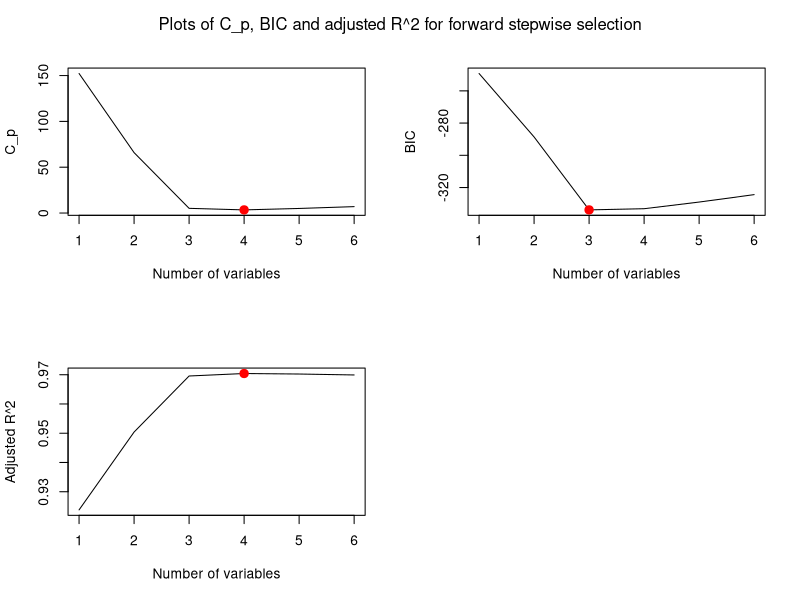
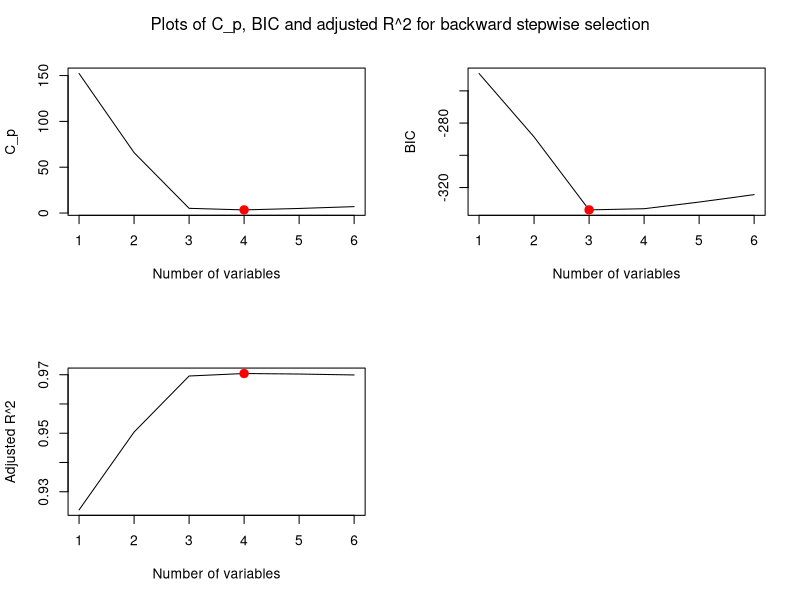
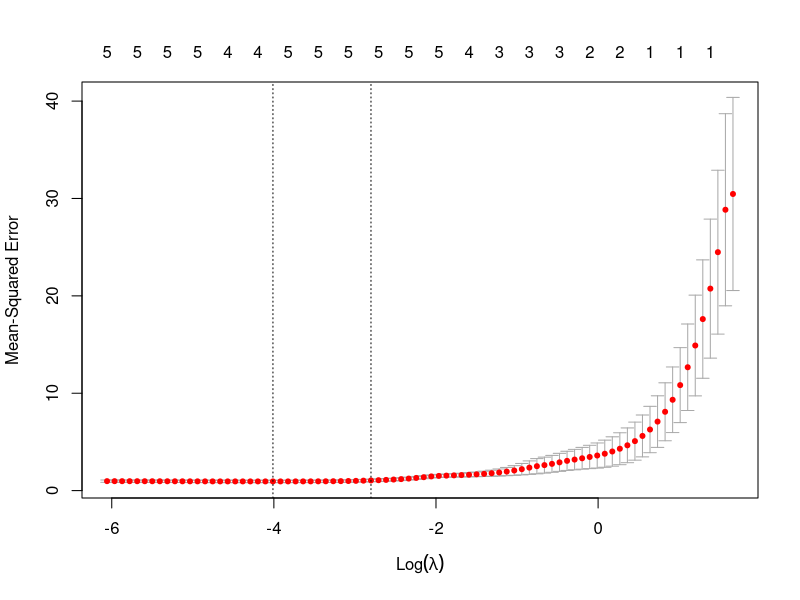

R code for these plots, in order:
# Assignment 4
# NAME: Omkar Pandit
# UT ID: oap338

####################### Question 2 ###########################
#Generating simulated data, and will then use this data to perform forward and backward feature selection, and lasso model.

#Question 2. Part a> Generate a predictor X of length n = 100, as well as a noise vector ?? of length n = 100.
# generate a response vector Y of length n = 100 according to the model Y = ??0 + ??1X + ??2X2 + ??3X3 + ??.
set.seed(1)
x <- rnorm(100)
epslon <- rnorm(100)

b0 <- 4
b1 <- 1.5
b2 <- 1
b3 <- -2.5
y <- b0 + b1 * x + b2 * x^2 + b3 * x^3 + epslon

#Question 2. Part b> Using forward stepwise selection and also using backwards stepwise selection to choose the best model containing the predictors X, X2, . . . , X6.
library(leaps)
data <- data.frame(y = y, x = x)
regfwd <- regsubsets(y ~ x + I(x^2) + I(x^3) + I(x^4) + I(x^5) + I(x^6), data = data, nvmax = 10, method = "forward")
reg.summary.fwd <- summary(regfwd)


par(mfrow = c(2, 2))
plot(reg.summary.fwd$cp, xlab = "Number of variables", ylab = "C_p", type = "l")
points(which.min(reg.summary.fwd$cp), reg.summary.fwd$cp[which.min(reg.summary.fwd$cp)], col = "red", cex = 2, pch = 20)
plot(reg.summary.fwd$bic, xlab = "Number of variables", ylab = "BIC", type = "l")
points(which.min(reg.summary.fwd$bic), reg.summary.fwd$bic[which.min(reg.summary.fwd$bic)], col = "red", cex = 2, pch = 20)
plot(reg.summary.fwd$adjr2, xlab = "Number of variables", ylab = "Adjusted R^2", type = "l")
points(which.max(reg.summary.fwd$adjr2), reg.summary.fwd$adjr2[which.max(reg.summary.fwd$adjr2)], col = "red", cex = 2, pch = 20)
mtext("Plots of C_p, BIC and adjusted R^2 for forward stepwise selection", side = 3, line = -2, outer = TRUE)

coef(regfwd, which.max(reg.summary.fwd$adjr2))

#Based on the results found using C_p, BIC, Adjusted R^2 for forward stepwise selection,  
#I will pick 4-variables model from C_p, 3-variables model from BIC, and 4-variables model from adjusted R^2. 
#So finalizing adjusted R^2 as a metric I come up with 4-Variables x, x^2, x^3, x^5 model.

#backward stepwise selection
regbwd <- regsubsets(y ~ x + I(x^2) + I(x^3) + I(x^4) + I(x^5) + I(x^6), data = data, nvmax = 10, method = "backward")
reg.summary.bwd <- summary(regbwd)

par(mfrow = c(2, 2))
plot(reg.summary.bwd$cp, xlab = "Number of variables", ylab = "C_p", type = "l")
points(which.min(reg.summary.bwd$cp), reg.summary.bwd$cp[which.min(reg.summary.bwd$cp)], col = "red", cex = 2, pch = 20)
plot(reg.summary.bwd$bic, xlab = "Number of variables", ylab = "BIC", type = "l")
points(which.min(reg.summary.bwd$bic), reg.summary.bwd$bic[which.min(reg.summary.bwd$bic)], col = "red", cex = 2, pch = 20)
plot(reg.summary.bwd$adjr2, xlab = "Number of variables", ylab = "Adjusted R^2", type = "l")
points(which.max(reg.summary.bwd$adjr2), reg.summary.bwd$adjr2[which.max(reg.summary.bwd$adjr2)], col = "red", cex = 2, pch = 20)
mtext("Plots of C_p, BIC and adjusted R^2 for backward stepwise selection", side = 3, line = -2, outer = TRUE)

coef(regbwd, which.max(reg.summary.bwd$adjr2))

#Based on the results found using C_p, BIC, Adjusted R^2 for backward stepwise selection,  
#I will pick 4-variables model from C_p, 3-variables model from BIC, and 4-variables model from adjusted R^2. 
#So finalizing adjusted R^2 as a metric I come up with 4-Variables x, x^2, x^3, x^5 model.

#Hence, both forward stepwise and backward stepwise selction methods select 4 variables i.e. x, x^2, x^3, x^5 model.

#Question 2. Part c> Now fit a lasso model to the simulated data, again using X, X2, . . . , X6 as predictors.
par(mfrow = c(1,1))
library(glmnet)
xmatrix <- model.matrix(y ~ x + I(x^2) + I(x^3) + I(x^4) + I(x^5) + I(x^6), data = data)[, -1]
lasso <- cv.glmnet(xmatrix, y, alpha = 1)
plot(lasso)

bestlambda <- lasso$lambda.min

#Now refitting lasso model using minimum possible value for lambda.
fit.lasso <- glmnet(xmatrix, y, alpha = 1)
predict(fit.lasso, s = bestlambda, type = "coefficients")[1:7, ]
#Hence, lasso method selects 4 variables i.e. x, x^2, x^3, x^6 model.
